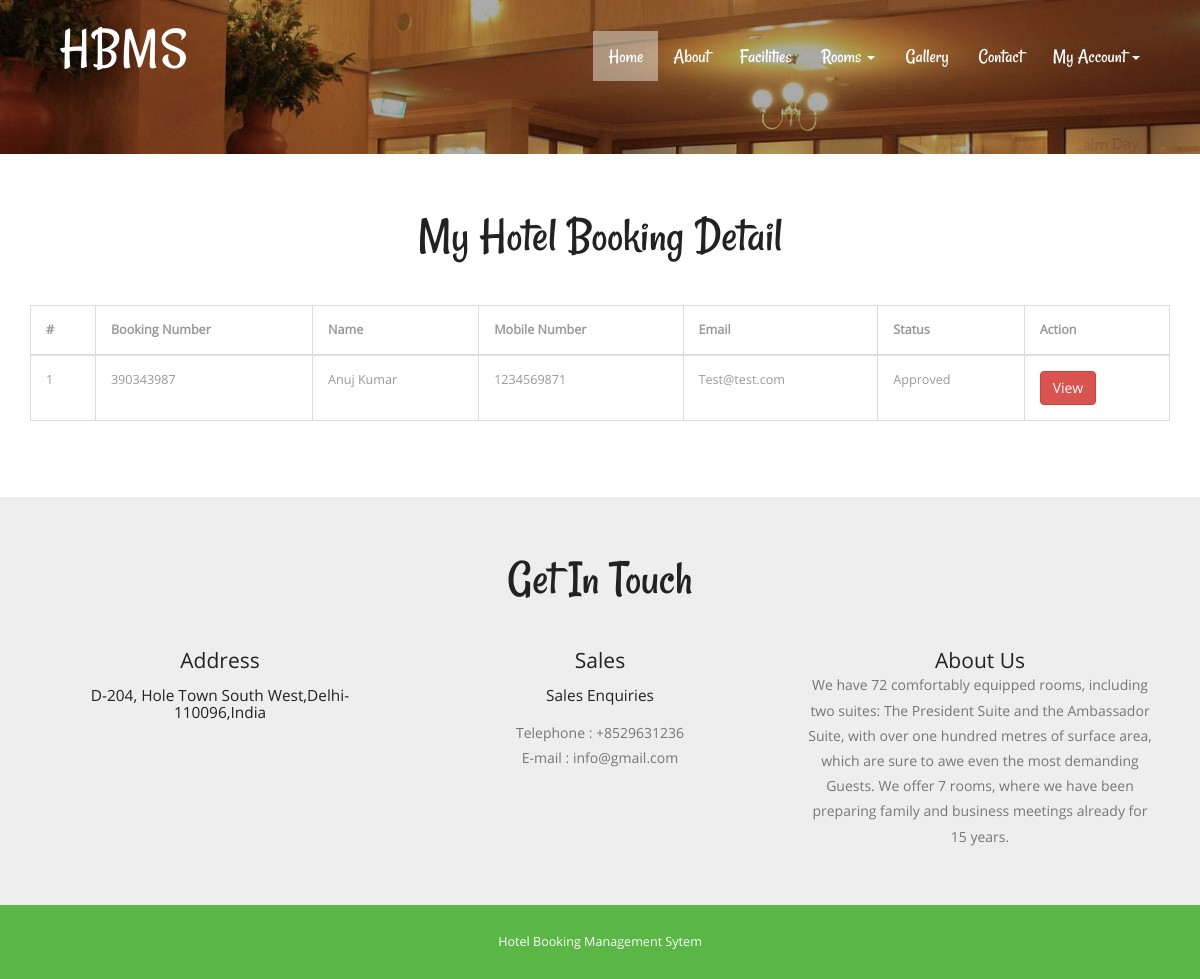
The app's page /my-booking.php (signed in) with its own data.
### tables this page shows
CREATE TABLE `tblbooking` (
  `ID` int(10) NOT NULL,
  `RoomId` int(5) DEFAULT NULL,
  `BookingNumber` varchar(120) DEFAULT NULL,
  `UserID` int(5) NOT NULL,
  `IDType` varchar(120) DEFAULT NULL,
  `Gender` varchar(50) DEFAULT NULL,
  `Address` mediumtext DEFAULT NULL,
  `CheckinDate` varchar(200) DEFAULT NULL,
  `CheckoutDate` varchar(200) DEFAULT NULL,
  `BookingDate` timestamp NULL DEFAULT current_timestamp(),
  `Remark` varchar(50) DEFAULT NULL,
  `Status` varchar(50) DEFAULT NULL,
  `UpdationDate` timestamp NULL DEFAULT NULL ON UPDATE current_timestamp()
);

CREATE TABLE `tbluser` (
  `ID` int(10) NOT NULL,
  `FullName` varchar(200) DEFAULT NULL,
  `MobileNumber` bigint(10) DEFAULT NULL,
  `Email` varchar(120) DEFAULT NULL,
  `Password` varchar(120) DEFAULT NULL,
  `RegDate` timestamp NULL DEFAULT current_timestamp()
);

CREATE TABLE `tblpage` (
  `ID` int(10) NOT NULL,
  `PageType` varchar(120) DEFAULT NULL,
  `PageTitle` varchar(200) DEFAULT NULL,
  `PageDescription` mediumtext DEFAULT NULL,
  `Email` varchar(120) DEFAULT NULL,
  `MobileNumber` bigint(10) DEFAULT NULL,
  `UpdationDate` timestamp NULL DEFAULT NULL ON UPDATE current_timestamp()
);

### src/my-booking.php (the view, shortened to what this page needs)
<?php
include('includes/dbconnection.php');
if (strlen($_SESSION['hbmsuid']==0)) {
  header('location:logout.php');
  } else{
?>
<!DOCTYPE HTML>
<html>
<head>
<link href="css/bootstrap.css" rel="stylesheet" type="text/css" media="all">
<link href="css/style.css" rel="stylesheet" type="text/css" media="all" />
</head>
<body>
			<div class="header head-top">
				<div class="container">
	<?php include_once('includes/header.php');?>
		</div>
</div>
	<div class="typography">
			<div class="container">
				<div class="typography-info">
					<h2 class="type">My Hotel Booking Detail</h2>
				</div>
				<div class="bs-docs-example">
					<table class="table table-bordered">
						<thead>
							<tr>
								<th>#</th>
								<th>Booking Number</th>
								<th>Name</th>
								<th>Mobile Number</th>
								<th>Email</th>
								<th>Status</th>
								<th>Action</th>
							</tr>
						</thead>
						<tbody>
							<?php
                                            $uid= $_SESSION['hbmsuid'];
$sql="SELECT tbluser.*,tblbooking.BookingNumber,tblbooking.Status,tblbooking.ID as bid from tblbooking join tbluser on tblbooking.UserID=tbluser.ID where UserID=:uid";
$query = $dbh -> prepare($sql);
$query-> bindParam(':uid', $uid, PDO::PARAM_STR);
$query->execute();
$results=$query->fetchAll(PDO::FETCH_OBJ);
$cnt=1;
if($query->rowCount() > 0)
{
foreach($results as $row)
{               ?>
							<tr>
								<td><?php echo htmlentities($cnt);?></td>
								<td><?php  echo htmlentities($row->BookingNumber);?></td>
								<td><?php  echo htmlentities($row->FullName);?></td>
								<td><?php  echo htmlentities($row->MobileNumber);?></td>
								<td><?php  echo htmlentities($row->Email);?></td>
								<?php if($row->Status==""){ ?>
                     <td><?php echo "Still Pending"; ?></td>
<?php } else { ?>                  <td><?php  echo htmlentities($row->Status);?>
                  </td>
                  <?php } ?>
							 <td><a href="view-application-detail.php?viewid=<?php echo htmlentities ($row->bid);?>" class="btn btn-danger">View</a>
                                                    </td>
							</tr>
							<?php $cnt=$cnt+1;}} ?>
						</tbody>
					</table>
				</div>
			</div>
	</div>
			<?php include_once('includes/getintouch.php');?>
				<?php include_once('includes/footer.php');?>
</body>
</html><?php }  ?>

### src/includes/getintouch.php
<div class="touch-section">
					<div class="container">
						<h3>get in touch</h3>
						<div class="touch-grids">
							<?php
$sql="SELECT * from tblpage where PageType='contactus'";
$query = $dbh -> prepare($sql);
$query->execute();
$results=$query->fetchAll(PDO::FETCH_OBJ);
$cnt=1;
if($query->rowCount() > 0)
{
foreach($results as $row)
{               ?>
							<div class="col-md-4 touch-grid">
								<h4>address</h4>
								<h5><?php  echo htmlentities($row->PageDescription);?></h5>
							</div>
							<div class="col-md-4 touch-grid">
								<h4>Sales</h4>
								<h5>Sales Enquiries</h5>
								<p>Telephone : +<?php  echo htmlentities($row->MobileNumber);?></p>
							<p>E-mail : <?php  echo htmlentities($row->Email);?></p>
							</div><?php $cnt=$cnt+1;}} ?>
							<div class="col-md-4 touch-grid">
								<?php
$sql="SELECT * from tblpage where PageType='aboutus'";
$query = $dbh -> prepare($sql);
$query->execute();
$results=$query->fetchAll(PDO::FETCH_OBJ);
$cnt=1;
if($query->rowCount() > 0)
{
foreach($results as $row)
{               ?>
							<h4><?php  echo htmlentities($row->PageTitle);?></h4>
								<p><?php  echo htmlentities($row->PageDescription);?></p>
							</div><?php $cnt=$cnt+1;}} ?>
							<div class="clearfix"></div>
						</div>
					</div>
					</div>

### src/css/style.css (style rules this page uses)
body a { transition:0.5s all; -webkit-transition:0.5s all; -moz-transition:0.5s all; -o-transition:0.5s all; -ms-transition:0.5s all; }
h1,h2,h3,h4,h5,h6 { padding:0 0; margin:0 0; }
p { padding:0 0; margin:0 0; }
body { padding:0 0; margin:0 0; font-family: 'OpenSans-Regular' }
.header { background:url(../images/banner1.jpg) no-repeat 0px 0px; background-size:cover; -webkit-background-size: cover; -moz-background-size: cover; -o-background-size: cover; -ms-background-size: cover; min-height:764px; padding-bottom: 4em; }
.touch-section { padding: 4em 0; text-align: center; background-color: #eee; }
.touch-grids { margin-top: 3em; }
.touch-grid h4 { font-size: 1.5em; color: #222; text-transform: capitalize; }
.touch-section h3 { font-size: 3.5em; text-transform: capitalize; font-family: 'Rancho-Regular'; color: #222; }
.touch-grid h5 { font-size: 1.1em; padding: 1em 0; color: #222; }
.touch-grid p { font-size: 1em; line-height: 1.8em; color: #777; }
.head-top { min-height: 115px !important; }
.typography-info { text-align: center; margin-bottom: 3em; }
h2.type { font-size: 3.5em; text-transform: capitalize; font-family: 'Rancho-Regular'; color: #222; }
.typography { padding: 4em 0; }
.table > thead > tr > th, .table > tbody > tr > th, .table > tfoot > tr > th, .table > thead > tr > td, .table > tbody > tr > td, .table > tfoot > tr > td { border-top: none !important; }
.bs-docs-example { margin: 1em 0; }
.table td, .table>tbody>tr>td, .table>tbody>tr>th, .table>tfoot>tr>td, .table>tfoot>tr>th, .table>thead>tr>td, .table>thead>tr>th { padding: 15px!important; }
.table > thead > tr > th, .table > tbody > tr > th, .table > tfoot > tr > th, .table > thead > tr > td, .table > tbody > tr > td, .table > tfoot > tr > td { font-size: 0.9em; color: #999; border-top: none !important; }
@media (max-width:1440px) { .header { min-height: 679px; } }
@media (max-width:1366px) { .header { min-height: 652px; } }
@media (max-width:1280px) { .header { min-height: 602px; } }

### records on screen
tblbooking: BookingNumber "390343987", UserID.FullName "Anuj Kumar", UserID.MobileNumber "1234569871", UserID.Email "Test@test.com", Status "Approved"
tblpage: PageDescription "D-204, Hole Town South West,Delhi-110096,India", MobileNumber "8529631236", Email "info@gmail.com"
tblpage: PageTitle "About Us", PageDescription "We have 72 comfortably equipped rooms, including two suites: The President Suite and the Ambassador Suite, with over one hundred metres of surface area, which are sure to awe even the most demanding Guests. We offer 7 rooms, where we have been preparing family and business meetings already for 15 years."
